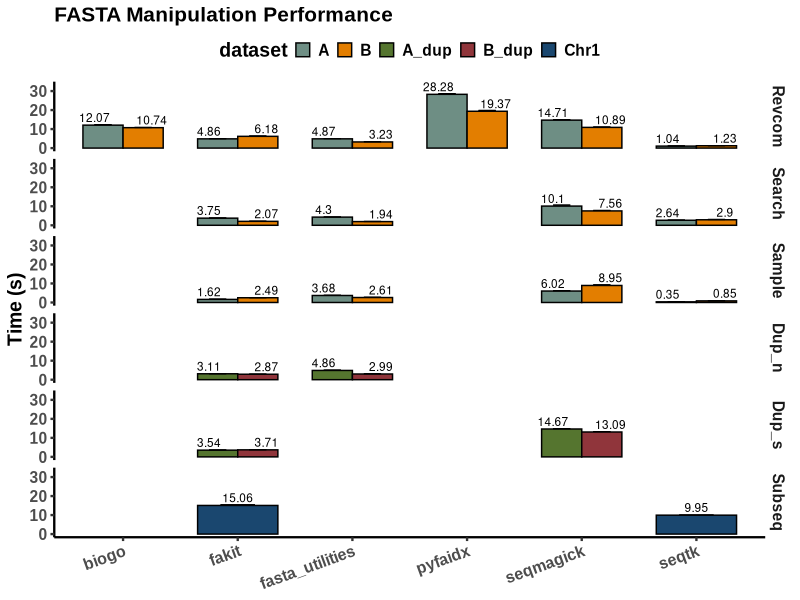
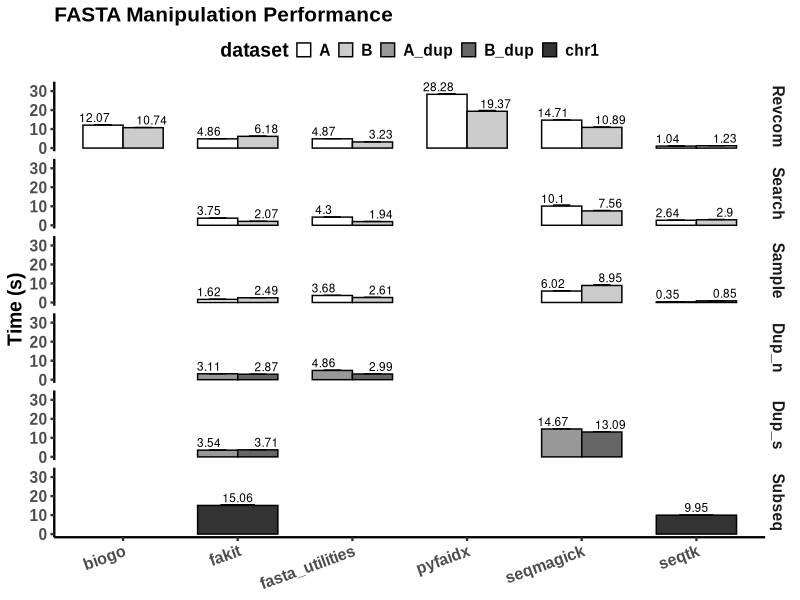

Here is the R script that generated these plots, in order:
#!/usr/bin/env Rscript
library(ggplot2)
library(scales)
library(ggthemes)

df <- read.csv("run_benchmark_00_all.pl.benchmark.csv", sep = "\t")

df$test <- factor(df$test, levels = unique(df$test), ordered = TRUE)
df$app <- factor(df$app, levels = unique(df$app), ordered = TRUE)
df$dataset <- factor(df$dataset, levels = unique(df$dataset), ordered = TRUE)


p <-
  ggplot(df, aes(x = app, y = time_mean, 
                 ymax=time_mean+time_stdev, ymin=time_mean+time_stdev,
                 group = dataset, fill = dataset, label=time_mean)) +
  geom_bar(stat = "identity", position = position_dodge(0.7), width = 0.7,  color = "black") +
  geom_errorbar(width = 0.3, position = position_dodge(0.7), size = 0.4) +
  geom_text(aes(y=time_mean+4), position = position_dodge(1), size=3)+
  
  # geom_hline(yintercept = 0, linetype = 1, size = 1) +
  
  scale_fill_manual(values = rev(stata_pal("s2color")(5)), labels = c("A", "B", "A_dup", "B_dup", "Chr1")) +
  
  scale_y_continuous(limits=c(0, max(df$time_mean)+5))+
  facet_grid(test ~ .) +
  ggtitle("FASTA Manipulation Performance") +
  ylab("Time (s)") +
  xlab(NULL)

p <- p +
  theme_bw() +
  theme(
    panel.border = element_blank(),
    panel.background = element_blank(),
    panel.grid.major = element_blank(),
    panel.grid.minor = element_blank(),
    axis.line = element_line(colour = "black", size = 0.8),
    axis.ticks.y = element_line(size = 0.8),
    axis.ticks.x = element_line(size = 0.8),
    axis.text.x = element_text(
      angle = 20, hjust = 1, vjust = 1
    ),
    
    strip.background = element_rect(
      colour = "white", fill = "white",
      size = 0.2
    ),
    # strip.text = element_text(size=10),
    
    legend.position = "top",
    # legend.title = element_blank(),
    legend.key.size = unit(0.4, "cm"),
    
    text = element_text(
      size = 14, family = "arial", face = "bold"
    ),
    plot.title = element_text(size=15)
  )

ggsave(p, file = "benchmark_colorful.png", width = 5, height = 6)

p <-p +scale_fill_manual(values = c("grey100", "grey80", "grey60", "grey40", "grey20"),
                  labels = c("A", "B", "A_dup", "B_dup", "chr1"))
  
ggsave(p, file = "benchmark.png", width = 5, height = 6)
